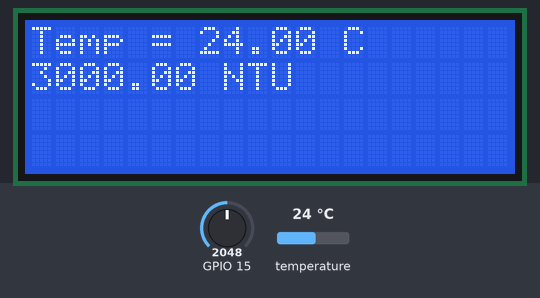
A sketch run on a simulated ESP32. Parts: 20×4 character LCD. The inputs (shaded band) are chosen by the test bench; at power-on: temperature 24 °C, GPIO 15 = 2048. What the sketch prints to the serial monitor is not drawn.

Above: at 3.3 s.
3.4 s: temperature set to 1 °C
At 5.7 s:
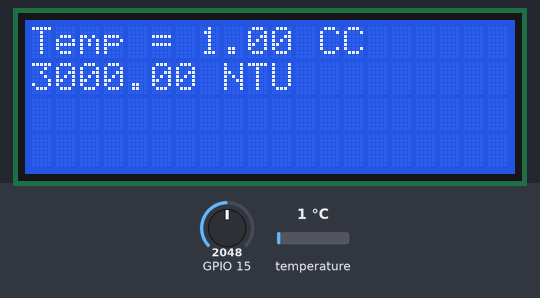
6.1 s: GPIO 15 set to 2866
At 6.8 s:
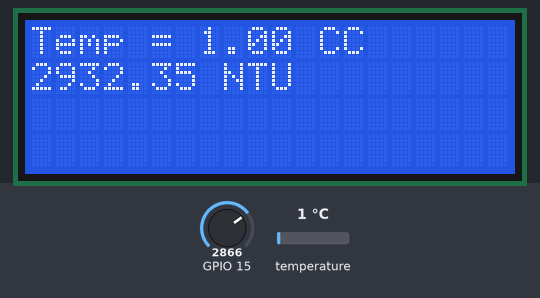
7.9 s: temperature set to 12 °C
At 9.2 s:
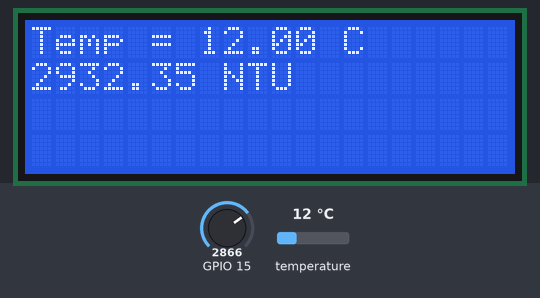
9.7 s: GPIO 15 set to 3603
At 10.3 s:
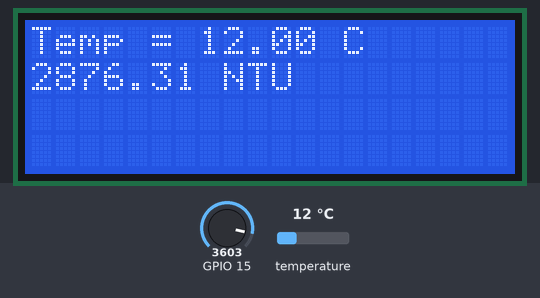
11.5 s: temperature set to 19 °C
13.3 s: GPIO 15 set to 4095
At 15.0 s:
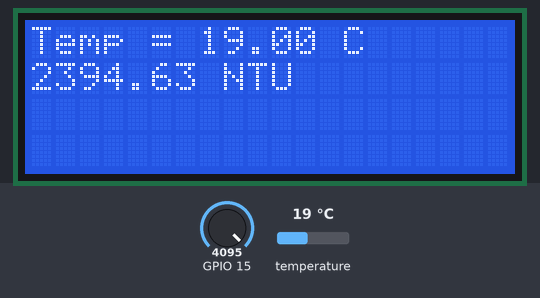
Timing chart, 0 to 16.1 s (numbered marks = the images above; inputs shaded):
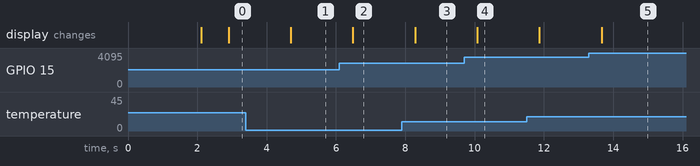

Measured:
- after the input at 3.4 s, the display: changes after 1.3 s (image 1)
- after the input at 6.1 s, the display: changes after 0.39 s (image 2)
- after the input at 7.9 s, the display: changes after 0.38 s (image 3)
- after the input at 9.7 s, the display: changes after 0.38 s (image 4)
- after the input at 13.3 s, the display: changes after 0.37 s (image 5)

The sketch:

sensor_suhuuu.ino
```cpp
#include <WiFi.h>
#include <FirebaseESP32.h>

#include <OneWire.h>
#include <DallasTemperature.h>
#include <Wire.h>
#include <LiquidCrystal_I2C.h>

//turbidity
float volt;
float ntu;

#define WIFI_SSID "erlanggaaa"
#define WIFI_PASSWORD "12345123"

// GPIO where the DS18B20 is connected to
const int oneWireBus = 4;

// Setup a oneWire instance to communicate with any OneWire devices
OneWire oneWire(oneWireBus);

// Pass our oneWire reference to Dallas Temperature sensor
DallasTemperature sensors(&oneWire);

LiquidCrystal_I2C lcd(0x27, 20, 4);

void setup() {
  // Start the Serial Monitor
  Serial.begin(115200);

  /*WiFi.begin(WIFI_SSID, WIFI_PASSWORD);
  Serial.print("Connecting to Wi-Fi");
  while (WiFi.status() != WL_CONNECTED)
  {
    Serial.print(".");
    delay(300);
  }*/
  // Tampilan awal pada LCD

  // Start the DS18B20 sensor
  pinMode (15, INPUT);
  sensors.begin();
  lcd.init();
  lcd.backlight();
  lcd.setCursor(0, 0);
  lcd.print(" DS18B20 with ");
  lcd.setCursor(0, 1);
  lcd.print(" ESP32 DevKit ");
  delay(2000);
  lcd.clear();
}

void loop()
{
  float tmp = ReadTemperature();
  float tbd = ReadTurbidity();
  lcd.setCursor(0, 0);
  lcd.print("Temp = ");
  lcd.print(tmp);
  lcd.print(" C");
  lcd.setCursor(0, 1);
  lcd.print(tbd);
  lcd.print(" NTU");
  delay(1000);
}

float ReadTemperature()
{
  sensors.requestTemperatures();
  float temperatureC = sensors.getTempCByIndex(0);
  Serial.print(temperatureC);
  Serial.println("ºC");
  return temperatureC;
}

float ReadTurbidity()
{
  //volt=analogRead(15);
  volt = 0;
  for (int i = 0; i < 50; i++)
  {
    volt += ((float)analogRead(15) / 4096) * 3.3;
  }
  volt = volt / 50;
  volt = round_to_dp(volt, 2);
  if (volt < 1.65) {
    ntu = 3000;
  } else {
    ntu = -1120.4 * sq(volt) + 5742.3 * volt - 4353.8;
  }

  Serial.print (volt);
  Serial.println ("V");
  Serial.print (ntu);
  Serial.println ("NTU");
  return ntu;
}

float round_to_dp( float in_value, int decimal_place )
{
  float multiplier = powf( 10.0f, decimal_place );
  in_value = roundf( in_value * multiplier ) / multiplier;
  return in_value;
}
```
